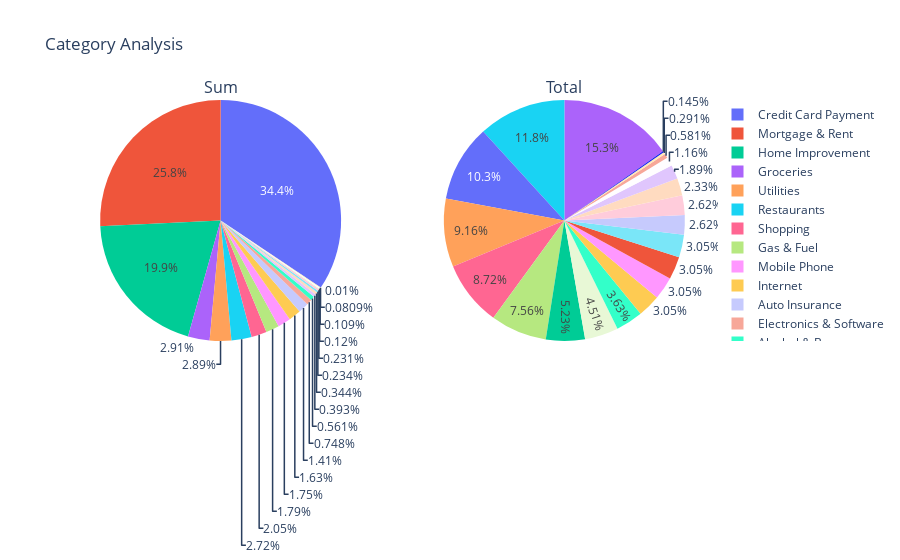

Here is the notebook cell this chart was saved with:
### Markdown cell above
#### Debit Analysis

### Code cell
debits = df[df["Transaction Type"] == 'debit']
gastos_by_cat = count_sum(debits, "Category")
gastos_by_cat

### Figure 1 — Plotly figure (JSON) as saved in the notebook; plotly's stock layout.template omitted (floating-point values rounded to 4 significant figures)
{"data": [{"domain": {"x": [0, 0.45], "y": [0, 1]}, "labels": ["Alcohol & Bars", "Auto Insurance", "Coffee Shops", "Credit Card Payment", "Electronics & Software", "Entertainment", "Fast Food", "Food & Dining", "Gas & Fuel", "Groceries", "Haircut", "Home Improvement", "Internet", "Mobile Phone", "Mortgage & Rent", "Movies & DVDs", "Music", "Restaurants", "Shopping", "Television", "Utilities"], "name": "Sum", "type": "pie", "values": [539.1, 1350, 115.5, 33040.0, 719, 9.62, 330.6, 77.75, 1715.0, 2795.0, 378, 19090.0, 1571.0, 1680.0, 24750.0, 222.2, 224.5, 2613.0, 1973.0, 104.8, 2776]}, {"domain": {"x": [0.55, 1], "y": [0, 1]}, "labels": ["Alcohol & Bars", "Auto Insurance", "Coffee Shops", "Credit Card Payment", "Electronics & Software", "Entertainment", "Fast Food", "Food & Dining", "Gas & Fuel", "Groceries", "Haircut", "Home Improvement", "Internet", "Mobile Phone", "Mortgage & Rent", "Movies & DVDs", "Music", "Restaurants", "Shopping", "Television", "Utilities"], "name": "Total", "type": "pie", "values": [25, 18, 31, 71, 4, 1, 16, 2, 52, 105, 13, 36, 21, 21, 21, 18, 21, 81, 60, 8, 63]}], "layout": {"annotations": [{"font": {"size": 16}, "showarrow": false, "text": "Sum", "x": 0.225, "xanchor": "center", "xref": "paper", "y": 1, "yanchor": "bottom", "yref": "paper"}, {"font": {"size": 16}, "showarrow": false, "text": "Total", "x": 0.775, "xanchor": "center", "xref": "paper", "y": 1, "yanchor": "bottom", "yref": "paper"}], "title": {"text": "Category Analysis"}}}
